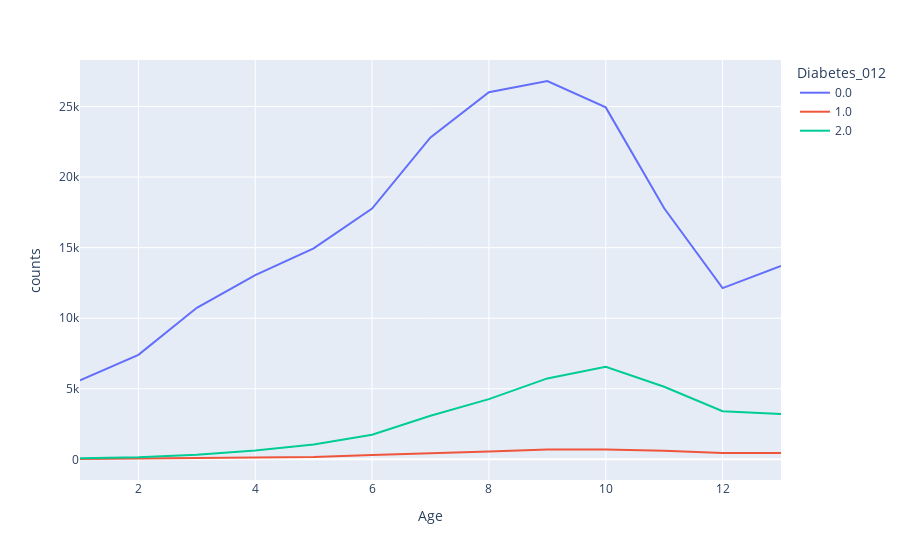

Source (notebook cell):
### Markdown cell above
*Apakah umur mempengaruhi tingkat Diabetes?*

### Code cell
age_d=df.groupby(['Age','Diabetes_012']).apply(lambda x:x['Age'].count()).reset_index(name='counts')
px.line(age_d,x='Age',y='counts',color='Diabetes_012')

### Figure 1 — Plotly figure (JSON) as saved in the notebook; plotly's stock layout.template omitted (floating-point values rounded to 4 significant figures)
{"data": [{"hovertemplate": "Diabetes_012=0.0<br>Age=%{x}<br>counts=%{y}<extra></extra>", "legendgroup": "0.0", "line": {"color": "#636efa", "dash": "solid"}, "marker": {"symbol": "circle"}, "mode": "lines", "name": "0.0", "orientation": "v", "showlegend": true, "type": "scatter", "x": [1, 2, 3, 4, 5, 6, 7, 8, 9, 10, 11, 12, 13], "xaxis": "x", "y": [5601, 7404, 10737, 13055, 14943, 17765, 22808, 26019, 26809, 24939, 17790, 12132, 13701], "yaxis": "y"}, {"hovertemplate": "Diabetes_012=1.0<br>Age=%{x}<br>counts=%{y}<extra></extra>", "legendgroup": "1.0", "line": {"color": "#EF553B", "dash": "solid"}, "marker": {"symbol": "circle"}, "mode": "lines", "name": "1.0", "orientation": "v", "showlegend": true, "type": "scatter", "x": [1, 2, 3, 4, 5, 6, 7, 8, 9, 10, 11, 12, 13], "xaxis": "x", "y": [21, 54, 72, 142, 163, 312, 418, 550, 702, 697, 602, 445, 453], "yaxis": "y"}, {"hovertemplate": "Diabetes_012=2.0<br>Age=%{x}<br>counts=%{y}<extra></extra>", "legendgroup": "2.0", "line": {"color": "#00cc96", "dash": "solid"}, "marker": {"symbol": "circle"}, "mode": "lines", "name": "2.0", "orientation": "v", "showlegend": true, "type": "scatter", "x": [1, 2, 3, 4, 5, 6, 7, 8, 9, 10, 11, 12, 13], "xaxis": "x", "y": [78, 140, 314, 626, 1051, 1742, 3088, 4263, 5733, 6558, 5141, 3403, 3209], "yaxis": "y"}], "layout": {"legend": {"title": {"text": "Diabetes_012"}, "tracegroupgap": 0}, "margin": {"t": 60}, "xaxis": {"anchor": "y", "domain": [0, 1], "title": {"text": "Age"}}, "yaxis": {"anchor": "x", "domain": [0, 1], "title": {"text": "counts"}}}}
